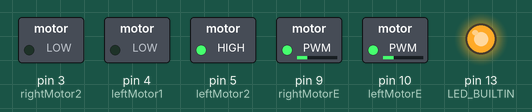
Bench run of a sketch on a simulated Arduino Uno, built with avr-gcc and run on an emulated ATmega328P. Parts: switched loads named in the sketch (green lamp = pin HIGH), output pins drawn as LEDs (lit = HIGH). Pins used as bus, display or sensor lines are not drawn.

Above: at 1.2 s.
At 3.4 s:
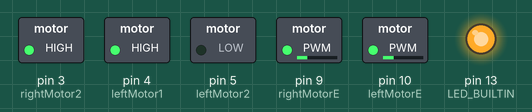
At 4.6 s:
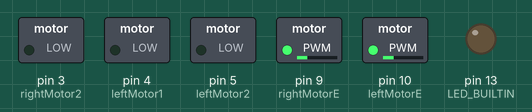
At 5.6 s:
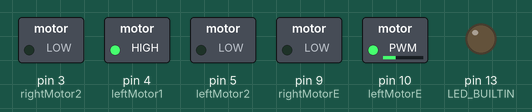
Timing chart, 0 to 7.1 s (numbered marks = the images above):
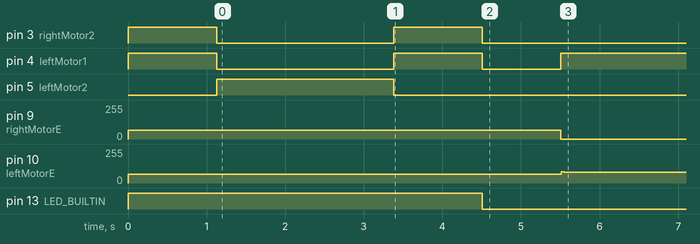

The sketch:

cizgi_izleme.ino
```cpp
#include <QTRSensors.h>

#define Kp 0.1
#define Kd 1.8
#define rightMaxSpeed 84
#define leftMaxSpeed 85
#define rightBaseSpeed 65
#define leftBaseSpeed 66


#define rightMotor1 2
#define rightMotor2 3
#define rightMotorE 9
#define leftMotor1 4
#define leftMotor2 5
#define leftMotorE 10


QTRSensors qtr;

const uint8_t SensorCount = 16;
unsigned int sensorValues[SensorCount];


void setup()
{
  qtr.setTypeRC();
  qtr.setSensorPins((const uint8_t[]){34, 35, 36, 37, 38, 39, 40, 41, 42, 43, 44, 45, 46, 47, 48, 49}, SensorCount);
  qtr.setEmitterPin(2);
  pinMode(rightMotor1, OUTPUT);
  pinMode(rightMotor2, OUTPUT);
  pinMode(rightMotorE, OUTPUT);
  pinMode(leftMotor1, OUTPUT);
  pinMode(leftMotor2, OUTPUT);
  pinMode(leftMotorE, OUTPUT);


  pinMode(LED_BUILTIN, OUTPUT);
  digitalWrite(LED_BUILTIN, HIGH); // turn on Arduino's LED to indicate we are in calibration mode


  int i;
  for (int i = 0; i < 100; i++) {
    if ( i  < 25 || i >= 75 ) {
      turn_right();
    }
    else {
      turn_left();
    }
    qtr.calibrate();
    delay(20);
  }
  wait();
  digitalWrite(LED_BUILTIN, LOW);

  delay(1000);
}
int lastError = 0;
void loop()
{
  // read calibrated sensor values and obtain a measure of the line position
  unsigned int position = qtr.readLineBlack(sensorValues);


  int error = position - 7500;
  int motorSpeed = Kp * error + Kd * (error - lastError);
  lastError = error;
  int rightMotorSpeed = rightBaseSpeed + motorSpeed;
  int leftMotorSpeed = leftBaseSpeed - motorSpeed;
  if (rightMotorSpeed > rightMaxSpeed ) rightMotorSpeed = rightMaxSpeed;
  if (leftMotorSpeed > leftMaxSpeed ) leftMotorSpeed = leftMaxSpeed;
  if (rightMotorSpeed < 0) rightMotorSpeed = 0;
  if (leftMotorSpeed < 0) leftMotorSpeed = 0;


    digitalWrite(rightMotor1, HIGH);
    digitalWrite(rightMotor2, LOW);
    analogWrite(rightMotorE, rightMotorSpeed);

    digitalWrite(leftMotor1, HIGH);
    digitalWrite(leftMotor2, LOW);
    analogWrite(leftMotorE, leftMotorSpeed);

}
void wait() {
      digitalWrite(rightMotor1,LOW);
    digitalWrite(rightMotor2, LOW);


    digitalWrite(leftMotor1, LOW);
    digitalWrite(leftMotor2, LOW);

}
void turn_left() {
      digitalWrite(rightMotor1,HIGH);
    digitalWrite(rightMotor2, LOW);
    analogWrite (rightMotorE,rightBaseSpeed);

    digitalWrite(leftMotor1, LOW);
    digitalWrite(leftMotor2, HIGH);
    analogWrite (leftMotorE,leftBaseSpeed);
}
void turn_right() {
      digitalWrite(rightMotor1,LOW);
    digitalWrite(rightMotor2, HIGH);
    analogWrite (rightMotorE,rightBaseSpeed);

    digitalWrite(leftMotor1, HIGH);
    digitalWrite(leftMotor2, LOW);
    analogWrite (leftMotorE,leftBaseSpeed);
}
```

Measured:
- by itself, pin 4 (leftMotor1): HIGH → LOW at 1.1 s, → HIGH 2.3 s later, → LOW 1.1 s later, → HIGH 1.0 s later
- by itself, pin 9 (rightMotorE): 65/255 → 0/255 at 5.5 s
- by itself, pin 10 (leftMotorE): 66/255 → 79/255 at 5.5 s
